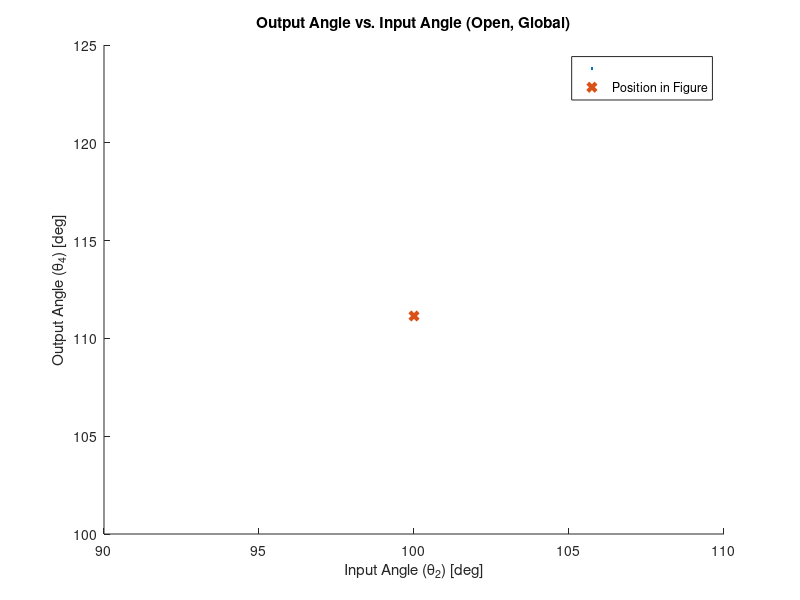
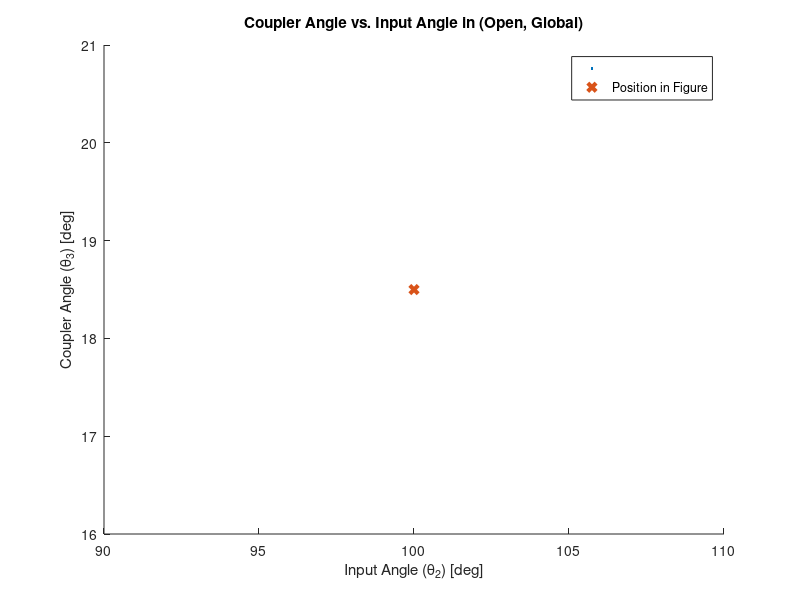
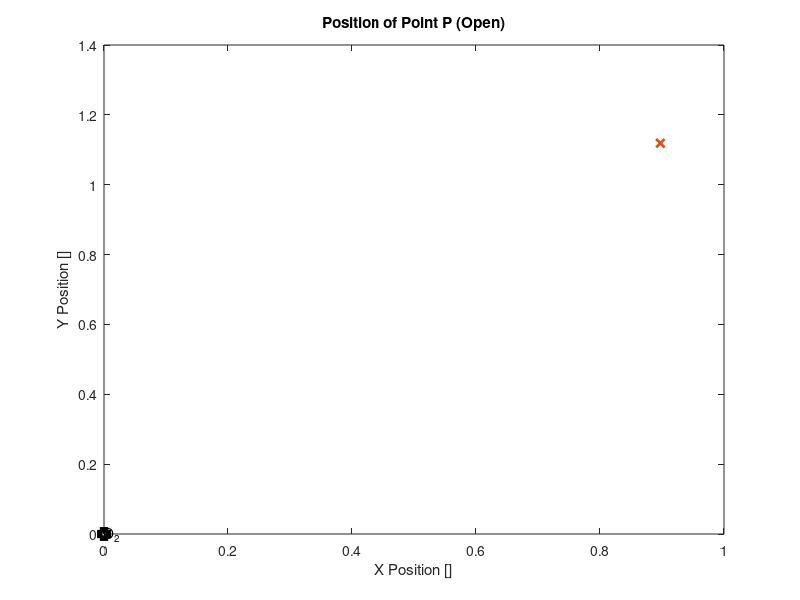
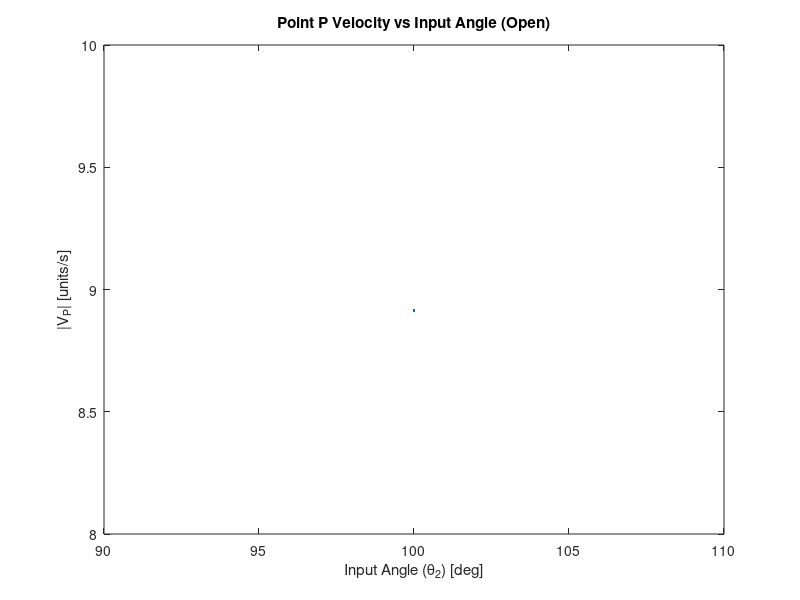

These charts were generated, in order, by the following MATLAB code:
%% ME480 Mechanism Solver
%Author: Michael Pagan
clc, clear, close all

%% Problem Type
%Select mechanism
crankslider = 0; %
slidercrank = 0; %
fourbar = 0; %
fourbar_to_crankslider = 0; %
slidercrank_to_fourbar = 0; %

%% 4 Bar Pin Joint Mechanism Parameters
% Link lengths
a = 0.785; %input (crank) length
b = 0.356; %coupler length
c = 0.95; %output length
d = 0.544; %ground length

% transform between local and global coordinates
theta1 = (0); %ccw angle from local +x axis to global X axis
     %local +x points from crank ground to ouput ground (O2 to O4)
     
% point of interest P on linkage
P_link = 'b'; %define which link the point is on: 'a' 'b' or 'c'
p = 1.09; %distance from link pin joint to desired point P (e.g. AP)
delta = 0; %fixed angle between selected link vector and point vector on 
                %link. e.g. angle between AB and AP. cw = negative
                
% position of mechanism shown in figure
theta2_fig_g = 100; %approximate theta 2 for determining configuration of 
                    %figure. Global system. Must be between 0-360 deg.
theta2_fig_l = theta2_fig_g + theta1;                    
theta3_fig_g = 20; %approximate theta 3 for determining configuration of 
                    %figure. Global system. Must be between 0-360 deg.
omega_2 = 100*2*pi/60; %input velocity

%Custom input range for crank in local coordinates
override_togs = 1; %change to 1 to use custom range
custom_input = theta2_fig_l; %specify custom range LOCAL coordinates

%% Crank-Slider Mechanism Parameters
% link lengths
a_cs = c; %crank-slider crank
b_cs = 5.40; %crank-slider coupler
c_cs = 0; %crank-slider offset: normal distance from O2_cs to slider dof

% define crank of crank-slider
fourbarlink_equivalent = 'c';
connection = 'p'; %end point of crank-slider crank link. e.g. if 4bar
                %precedes crank-slider and 4bar output is the cs input,'c'

theta3_cs_fig_g = 315; %approximate theta 3 of crank slider. 
                    %for determining configuration of figure
                    %Global system. Must be between 0-360 deg.
                    
%No edits must be made below this header%    
%%%%%%%%%%%%%%%%%%%%%%%%%%%%%%%%%%%%%%%%%%%%%%%%%%%%%%%%%%%%%%%%%%%%%%%%%%
%   _  _     ____          _____    _____ _____ _   _ 
%  | || |   |  _ \   /\   |  __ \  |  __ \_   _| \ | |
%  | || |_  | |_) | /  \  | |__) | | |__) || | |  \| |
%  |__   _| |  _ < / /\ \ |  _  /  |  ___/ | | | . ` |
%     | |   | |_) / ____ \| | \ \  | |    _| |_| |\  |
%     |_|   |____/_/    \_\_|  \_\ |_|   |_____|_| \_|
%%%%%%%%%%%%%%%%%%%%%%%%%%%%%%%%%%%%%%%%%%%%%%%%%%%%%%%%%%%%%%%%%%%%%%%%%%                                                   
%% Toggle Positions
% Grashof determination
links = [a,b,c,d];
grash = 0; %flag for grashof
if (max(links)+ min(links)) <= sum(links)-(max(links)+ min(links))
    disp('GRASHOF MECHANISM')
    grash = 1;
else
    disp('NON-GRASHOF MECHANISM')
end

% Determine toggle points
%Flags for number of toggles
Onetog = 0;
Twotog = 0;
Notog = 0;

% Test for NaN case
tog1_inards = (a^2+d^2-b^2-c^2)/(2*a*d)+b*c/(a*d);
tog2_inards = (a^2+d^2-b^2-c^2)/(2*a*d)-b*c/(a*d);

% Calculate the two toggle positions, in local coordinates
if xor((abs(tog1_inards) > 1), (abs(tog2_inards) > 1))
    %checks that ONLY one of the toggle equations is valid
    Onetog = 1; %flag that we have opposite/equal togs
    disp('EQUAL AND OPPOSITE TOGGLE POSITIONS')
    if abs(tog1_inards) < 1 %plus case is valid
        theta_tog1_l = (acosd(tog1_inards)); %plus
        theta_tog2_l = -theta_tog1_l;

    else %minus case is valid
        theta_tog2_l = (acosd(tog2_inards)); % minus
        theta_tog1_l = -theta_tog2_l;
    end
elseif (abs(tog1_inards) > 1) && (abs(tog2_inards) > 1) 
    %checks that NEITHER toggle equations are valid
    disp('NO TOGGLE POSITIONS')
    Notog = 1;
else %both toggle equations must be valid
    disp('TWO UNIQUE TOGGLE POSITIONS')
    Twotog = 1;
    theta_tog1_l = (acosd(tog1_inards)); % plus
    theta_tog2_l = (acosd(tog2_inards)); % minus
end

%% Create input vector for current configuration
%determine if approximate theta 2 is between cw or ccw range of togs
if not(Notog)
    %create vector with original toggle points
    togs_l = [theta_tog1_l, theta_tog2_l];
    % create vector with positive toggle points
    togs_l_pos = togs_l + 360.*(togs_l < 0);
    % convert to global
    togs_g = togs_l_pos - theta1;
    
    if theta2_fig_l < max(togs_l_pos) && theta2_fig_g > min(togs_l_pos)
        toggle_dir = 1; %in this case the configuration lies in the ccw range
                        %of the toggle positions
    else
        toggle_dir = 0; %else configuration must be in the cw range
    end
end

%case for opposite and equal toggle angles. abs will be 0 to 180 deg
if override_togs > 0
    theta2l = custom_input;
    theta2g = theta2l - theta1;
else
    if Onetog
        % case for opposite and equal toggle angles
        if toggle_dir < 1 %from positive tog through +x axis to negative tog
            theta2l = flip(min(togs_l):0.5:max(togs_l)); %local
            theta2l = theta2l + 360.*(theta2l < 0);
        else % from positive tog through -x axis to negative tog
            theta2l = min(togs_l_pos):0.5:max(togs_l_pos); %local
        end

    elseif Twotog
        %case for two unique toggle points. togs will be [0 , 180] deg local
        % direction irrelevant bc range does not cross x axis
        theta2l = min(togs_l):0.5:max(togs_l); %local

    elseif grash
        %case for no toggle points. Input angle theta 2 can go 360 deg
        theta2l = 0:0.5:360;
        theta2g = theta2l;
    end
end

% convert local input range to global
if not(Notog)
    theta2g = theta2l - theta1;
    theta2g = theta2g + 360.*(theta2g < 0);
end

% Make all negative input angles positive
theta2l = theta2l + 360.*(theta2l < 0);

%% Calculated Parameters
k1 = d/a;
k2 = d/c;
k3 = (a^2-b^2+c^2+d^2)/(2*a*c);
k4 = d/b;
k5 = (c^2-d^2-a^2-b^2)/(2*a*b);

A = cosd(theta2l)-k1-k2*cosd(theta2l)+k3;
B = -2*sind(theta2l);
C = k1-(k2+1)*cosd(theta2l)+k3;
D = cosd(theta2l)-k1+k4*cosd(theta2l)+k5;
E = -2*sind(theta2l);
F = k1 + (k4-1)*cosd(theta2l)+k5;

%% Output Angle Theta 4

%OPEN CONFIGURATION
%calculate the open configuration output angle. "Minus" eq
%find and remove imaginary input arguments
Q_m4 = (-B-sqrt(B.^2-4*A.*C));
Q_m4(imag(Q_m4) ~= 0) = NaN;
%calculate the angle
theta4open_l = (2*atan2d(Q_m4, 2*A)); %local,
%convert to global. We only report output angles in global.
theta4open_g = theta4open_l - theta1;
%find and correct large and/or negative angles
for j = 1:2 %loop through twice for angles < -360
    theta4open_g = theta4open_g + 360.*(theta4open_g < 0);
end

%CLOSED CONFIGURATION
%calculate the closed configuration output angle. "Plus" eq
%find and remove imaginary input arguments
Q_p4 = (-B+sqrt(B.^2-4*A.*C));
Q_p4(imag(Q_p4) ~= 0) = NaN;
%calculate the angle
theta4closed_l = (2*atan2d(Q_p4,2*A));%local,
%convert to global
theta4closed_g = theta4closed_l - theta1;
%find and correct large and/or negative angles
for j = 1:2
    theta4closed_g = theta4closed_g + 360.*(theta4closed_g < 0);
end

%DEPICTED CONFIGURATION
%calculate D,E,F for the current position
A_fig = cosd(theta2_fig_l)-k1-k2*cosd(theta2_fig_l)+k3;
B_fig = -2*sind(theta2_fig_l);
C_fig = k1-(k2+1)*cosd(theta2_fig_l)+k3;
%calculate closed theta 3 for current position
theta4closed_fig_l = (2*atan2d(-B_fig+sqrt(B_fig.^2-4*A_fig.*C_fig),...
                                    2*A_fig)); %local, plus
%convert to global                  
theta4closed_fig_g = theta4closed_fig_l - theta1; 

%calculate open theta 3 for current position
theta4open_fig_l = 2*atan2d(-B_fig-sqrt(B_fig.^2-4*A_fig.*C_fig),...
                                    2*A_fig); %local, minus
%convert to global                    
theta4open_fig_g = theta4open_fig_l - theta1;

%make sure angles are 0-360
for k = 1:2
    theta4open_fig_g = theta4open_fig_g + 360.*(theta4open_fig_g < 0);
    theta4closed_fig_g = theta4closed_fig_g + 360.*(theta4closed_fig_g < 0);
end

%% Coupler Angle Theta 3

%OPEN CONFIGURATION
%calculate the open configuration coupler angle. "Minus case"
%find and remove imaginary input arguments
Q_m3 = (-E-sqrt(E.^2-4*D.*F));
Q_m3(imag(Q_m3) ~= 0) = NaN;
%calculate the angle
theta3open_l = (2*atan2d(Q_m3,2*D));%local, 
%convert to global
theta3open_g = theta3open_l - theta1;
%find and correct negative angles
for j = 1:2
    theta3open_g = theta3open_g + 360.*(theta3open_g < 0);
end

%CLOSED CONFIGURATION
%calculate the closed configuration coupler angle. "Plus case:"
%find and remove imaginary input arguments
Q_p3 = (-E+sqrt(E.^2-4*D.*F));
Q_p3(imag(Q_p3) ~= 0) = NaN;
%calculate the angle
theta3closed_l = (2*atan2d(Q_p3, 2*D)); %local, plus
%convert to global
theta3closed_g = theta3closed_l - theta1; %
for j = 1:2
    theta3closed_g = theta3closed_g + 360.*(theta3closed_g < 0);
end

%DEPICTED CONFIGURATION
%calculate current coupler angle in given figure based on estimated theta2
%calculate D,E,F for the current position
D_fig = cosd(theta2_fig_l)-k1+k4*cosd(theta2_fig_l)+k5;
E_fig = -2*sind(theta2_fig_l);
F_fig = k1 + (k4-1)*cosd(theta2_fig_l)+k5;
%calculate closed theta 3 for current position
theta3closed_fig_l = (2*atan2d((-E_fig+sqrt(E_fig.^2-4*D_fig.*F_fig)),...
                      2*D_fig)); %local, plus
%convert to global                  
theta3closed_fig_g = theta3closed_fig_l - theta1; 

%calculate open theta 3 for current position
theta3open_fig_l = (2*atan2d((-E_fig-sqrt(E_fig.^2-4*D_fig.*F_fig)),...
                        2*D_fig));%local, 
%convert to global                    
theta3open_fig_g = theta3open_fig_l - theta1;

%make sure angles are 0-360
for k = 1:2
    theta3open_fig_g = theta3open_fig_g + 360.*(theta3open_fig_g < 0);
    theta3closed_fig_g = theta3closed_fig_g + 360.*(theta3closed_fig_g < 0);
end

%% Determine Configuration of Depiction in Figure
%check if open or closed coupler angle is closer to visually-estimated
    %coupler angle in figure. Comparison of absolute differences
if abs(theta3open_fig_g-theta3_fig_g) > abs(theta3closed_fig_g-theta3_fig_g)
    disp('FIGURE DEPICTS THE CLOSED CONFIGURATION')
    % flags for open/closed
    closed = 1;
    open = 0;
    
    theta3current_fig_g = theta3closed_fig_g;
    theta4current_fig_g = theta4closed_fig_g;
    
    theta3g = theta3closed_g;
    theta4g = theta4closed_g;
else
    disp('FIGURE DEPICTS THE OPEN CONFIGURATION')
    % flags for open/closed
    open = 1;
    closed = 0; 
    
    theta3current_fig_g = theta3open_fig_g;
    theta4current_fig_g = theta4open_fig_g;
    
    theta3g = theta3open_g;
    theta4g = theta4open_g;
end

%ensure the angles are (0-360)
for k = 1:2
    theta3current_fig_g = theta3current_fig_g + 360.*(theta3current_fig_g < 0);
    theta3current_fig_g = theta3current_fig_g - 360.*(theta3current_fig_g > 360);
    theta4current_fig_g = theta4current_fig_g + 360.*(theta4current_fig_g < 0);
    theta4current_fig_g = theta4current_fig_g - 360.*(theta4current_fig_g > 360);
end

%% Print Relevant Values
if length(theta2g) == 1
    fprintf('For Theta2g = %.3f:\nTheta3g = %.3f\n',theta2g, theta3g)
    fprintf('Theta4g = %.3f\n\n', theta4g)
    fprintf('Angles shown in the figure:\nTheta2g_fig = %.3f:\n',...
        theta2_fig_g)
    fprintf('Theta3g_fig = %.3f\nTheta4g_fig = %.3f\n\n', ...
        theta3current_fig_g, theta4current_fig_g)
end

%% Plot Coupler and Output Angles
figure(1)
hold on
plot(theta2g, theta4g,'.')
xlabel('Input Angle (\theta_2) [deg]')
ylabel('Output Angle (\theta_4) [deg]')
plot(theta2_fig_g, theta4current_fig_g, 'x','linewidth',3)
legend( '', 'Position in Figure')
if open
    title('Output Angle vs. Input Angle (Open, Global)')
else
    title('Output Angle vs. Input Angle (Closed, Global)')
end

figure(2)
hold on
plot(theta2g, theta3g, '.');
xlabel('Input Angle (\theta_2) [deg]')
ylabel('Coupler Angle (\theta_3) [deg]')
plot(theta2_fig_g, theta3current_fig_g, 'x','linewidth',3)
legend('','Position in Figure')
if open
    title('Coupler Angle vs. Input Angle in (Open, Global)')
else
    title('Coupler Angle vs. Input Angle in (Closed, Global)')
end

%% Point P on Coupler
%find the vector P in global space. 
if P_link == 'a' %point P is on link a (input). Pinned at O2
    %find angle of  O2P
    thetaP_g = theta2g + delta;
    
    % P-> = AP-> relative to O2
    P = p*cosd(thetaP_g) + 1i*p*sind(thetaP_g);  
    
    %current position of point P
    thetaPcurrent_g = theta2_fig_g + delta;
    P_current = p*cosd(thetaPcurrent_g) + 1i*p*sind(thetaPcurrent_g);  
    
elseif P_link == 'b' %point P is on link b (coupler). Pinned at A
    %find angle of AP
    thetaP_g = theta3g + delta;
    
    %P-> = AB-> + BP-> relative to O2
    P = a*cosd(theta2g) + p*cosd(thetaP_g) + ...
        1i*(a*sind(theta2g) + p*sind(thetaP_g));
    
    %current position of point P
    thetaPcurrent_g = theta3current_fig_g + delta;
    P_current = a*cosd(theta2_fig_g) + p*cosd(thetaPcurrent_g) + ...
        1i*(a*sind(theta2_fig_g) + p*sind(thetaPcurrent_g));
    
elseif P_link == 'c' %point P is on link c (output)
    %find angle O4P
    thetaP_g = theta4g + delta;
                                       
    
    % P-> = O2P-> relative to O4
    P = p*cosd((thetaP_g)) + 1i*p*sind((thetaP_g));

    %current position of point P relative to O4
    thetaPcurrent_g = theta4current_fig_g + delta;
    P_current = p*cosd(thetaPcurrent_g) + 1i*p*sind(thetaPcurrent_g); 
    
else %point P link incorrectly defined
    disp('Incorrect definition of link for point P. Check  var ''P_link''')
end

Px = real(P);
Py = imag(P);
Px_current = real(P_current);
Py_current = imag(P_current);

%% Plot Position on Coupler

figure(4)
daspect([1 1 1]);
plot(Px, Py, '.')
xlabel('X Position []')
ylabel('Y Position []')

if open
    title('Position of Point P (Open)')
else
    title('Position of Point P (Closed)')
end

hold on
%plot current position of P
plot(Px_current, Py_current, 'x','linewidth',2)

%plot and label the origin
plot(0,0,'ks','linewidth', 4)
if P_link == 'b' || P_link == 'a' %O2 is at the origin
    text(.05*range([Px]),0, {'O_2'})
elseif P_link == 'c' %O4 is at origin
    text(.05*range([Px]),0, {'O_4'})
end

%% Velocity Analysis
omega_3 = a*omega_2/b .* (sind(theta4g-theta2g)./sind(theta3g-...
    theta4g));
omega_4 = a*omega_2/c .* (sind(-theta3g+theta2g)./sind(theta4g-...
    theta3g));

% filter out very high velocities
omega_3(abs(theta3g-theta4g) < 0.1) = NaN;
omega_4(abs(theta3g-theta4g) < 0.1) = NaN;

% velocity of A (crank end), is tangential to crank arc
VA_g = a*omega_2*(-sind(theta2g)+1i*cosd(theta2g));

% velocity of B relative to A
VBA_g = b*omega_3 .*(-sind(theta3g)+1i*cosd(theta3g));

% velocity of B, is tangential to output arc
VB_g = c*omega_4 .*(-sind(theta4g)+1i.*cosd(theta4g));

% velocity of P relative to A
VPA_g = p*omega_3 .* -sind(theta3g + delta) + 1i*p.*omega_3 ...
    .* cosd(theta3g+delta);
% velocity of P
VP_g = VA_g + VPA_g;

% velocity magnitudes
VA_mag = abs(VA_g);
VB_mag = abs(VB_g);
VP_mag = abs(VP_g);

%% Plot velocity
figure(5)
plot(theta2g, VP_mag, '.');
xlabel('Input Angle (\theta_2) [deg]')
ylabel('|V_P| [units/s]')

if open
    title('Point P Velocity vs Input Angle (Open)')
else
    title('Point P Velocity vs Input Angle (Closed)')
end

return
%%%%%%%%%%%%%%%%%%%%%%%%%%%%%%%%%%%%%%%%%%%%%%%%%%%%%%%%%%%%%%%%%%%%%%%%%%
%    _____ _____            _   _ _  __ _____ _      _____ _____  ______ 
%   / ____|  __ \     /\   | \ | | |/ // ____| |    |_   _|  __ \|  ____|
%  | |    | |__) |   /  \  |  \| | ' /| (___ | |      | | | |  | | |__   
%  | |    |  _  /   / /\ \ | . ` |  <  \___ \| |      | | | |  | |  __|  
%  | |____| | \ \  / ____ \| |\  | . \ ____) | |____ _| |_| |__| | |____ 
%   \_____|_|  \_\/_/    \_\_| \_|_|\_\_____/|______|_____|_____/|______|
%%%%%%%%%%%%%%%%%%%%%%%%%%%%%%%%%%%%%%%%%%%%%%%%%%%%%%%%%%%%%%%%%%%%%%%%%%                                                                       
%% Determine Configuration of Crank-Slider Mechanism

% find theta3cs open and closed for theta2cs_g, compare to theta3_cs_fig_g
% using absolute method again.




%% Velocity Analysis
theta2cs_g = thetaP_g;
% theta4cs_g, theta3cs_g



% assign crank-slider input as 4bar output if applicable
if fourbar_to_crankslider
    theta2cs_g = thetaP_g;
else %crank slider input
    theta2cs_g = 0:0.5:360; %there are no toggle positions for cs
end

theta3cs_closed_g = asind((a_cs*sind(theta2cs_closed_g)-c_cs)/b_cs);
d_cs_closed_g = a_cs*cosd(theta2cs_closed_g)-b_cs*cosd(theta3cs_closed_g);

theta3cs_open_g = asind(-(a_cs*sind(theta2cs_open_g)-c_cs)/b_cs)+180;
d_cs_open_g = a_cs*cosd(theta2cs_open_g)-b_cs*cosd(theta3cs_open_g);

%slider position must be >0 for this mechanism
d_cs_open_g(d_cs_open_g<0) = NaN;
d_cs_closed_g(d_cs_closed_g<0) = NaN;
%Plot the position of the slider
figure(6)
plot(d_cs_open_g, zeros(length(d_cs_open_g)),'.')
title('Slider Position')
xlabel('X Position [units]')
ylabel('Y Position [units]')
hold on
%Assuming pinned joint of crank is origin
plot(0,0,'ks','linewidth', 5)
daspect([1 1 1]);
text(.05*range(d_cs_open_g),0, {'O_2'})

%% Velocity of slider
omega2_cs = omega_4open;

omega3_cs_open = a_cs/b_cs * cosd(theta2cs_open_g)/cosd(theta3cs_open_g)...
    *omega2_cs;
omega3_cs_closed = a_cs/b_cs * cosd(theta2cs_closed_g)/cosd(theta3cs_closed_g)...
    *omega2_cs;

d_cs_dot_open = -a_cs*omega2_cs.*sind(theta2cs_open_g)+b_cs*omega3_cs_open...
    .*sind(theta3cs_open_g);
d_cs_dot_closed = -a_cs*omega2_cs.*sind(theta2cs_closed_g)+b_cs*omega3_cs_closed...
    .*sind(theta3cs_closed_g);

figure(7)
plot(theta2g, d_cs_dot_open, '.');
title('Slider Velocity vs Input Angle (Global)')
xlabel('Input Angle (\theta_2) [deg]')
ylabel('V_C [units/s]')
